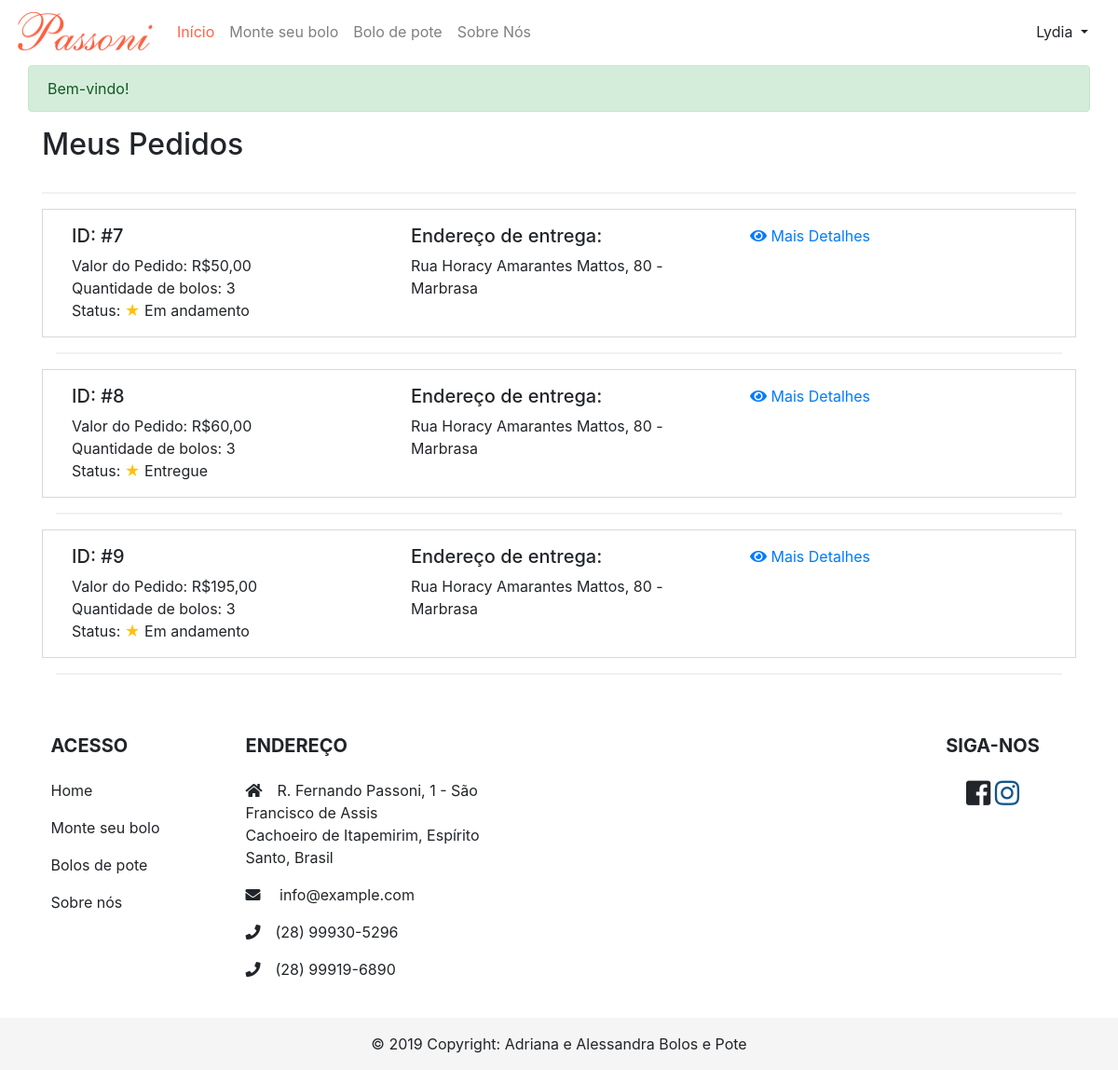
The page /listarPedidosCliente (signed in) on the database its author committed.
### tables this page shows
CREATE TABLE `pedido` (
  `idPedido` int(11) NOT NULL,
  `idCliente` int(11) NOT NULL,
  `status` enum('Recusado','Em andamento','Em entrega','Entregue') DEFAULT 'Em andamento',
  `prontaEntrega` tinyint(1) DEFAULT NULL,
  `precoTotal` float NOT NULL,
  `dataPedido` date NOT NULL,
  `dataEntrega` date NOT NULL,
  `formaEntrega` enum('Retirar','Delivery') NOT NULL DEFAULT 'Retirar',
  `formaPagamento` enum('Dinheiro','Cartão') NOT NULL,
  `idEndereco` int(11) NOT NULL,
  `statusPagamento` enum('Aguardando Pagamento','Pagamento Efetuado') NOT NULL DEFAULT 'Aguardando Pagamento',
  `observacao` varchar(500) DEFAULT NULL
);

CREATE TABLE `endereco` (
  `idEndereco` int(11) NOT NULL,
  `idCliente` int(11) NOT NULL,
  `identificacao` varchar(40) NOT NULL,
  `bairro` varchar(60) NOT NULL,
  `logradouro` varchar(150) NOT NULL,
  `complemento` varchar(100) DEFAULT NULL,
  `numero` int(11) NOT NULL,
  `pontoDeRef` varchar(100) DEFAULT NULL,
  `cep` varchar(8) NOT NULL,
  `padrao` tinyint(1) NOT NULL DEFAULT '0'
);

### index.php (called while the page is built, shortened)
<?php
    $url = new Home();
    $url->carregar();

### app/site/models/helper/ModelsRead.php (called while the page is built, shortened)
<?php
class ModelsRead extends ModelsConn {
    private $select;
    private $values;
    private $query;
    public function exeReadEspecifico($query, $parseString = null) {
        if (!empty($parseString)) {
            parse_str($parseString, $this->values);
        }
        $this->select = (string) $query;
        $this->executarInstrucao();
    }
    private function conexao(){
        $this->conn = parent::getConn();
        $this->query = $this->conn->prepare($this->select);
        $this->query->setFetchMode(PDO::FETCH_ASSOC);
    }
    private function getInstrucao(){
        if ($this->values) {
            foreach ($this->values as $link => $valor) {
                if ($link == 'limit' || $link == 'offset') {
                    $valor = (int)$valor;
                }
                $this->query->bindValue(":{$link}", $valor, (is_int($valor) ? PDO::PARAM_INT : PDO::PARAM_STR));
            }
        }
    }
    private function executarInstrucao(){
        $this->conexao();
        try{
            $this->query->execute();
            $this->result = $this->query->fetchAll();
        }catch (PDOException $e){
            $this->result = null;
            $this->msg =  "<strong>Erro ao Ler dados:</strong> {$e->getMessage()}";
        }
    }
}

### app/site/models/helper/ModelsConn.php (called while the page is built, shortened)
<?php
class ModelsConn{
    public static $host = HOST;
    public static $dbname = DBNAME;
    public static $user = USER;
    public static $pass = PASS;
    public static $conexao = null;
    private static function conectar(){
        try{
            if (self::$conexao == null) {
                self::$conexao = new PDO('mysql:host=' . self::$host . ';dbname=' . self::$dbname
                    .";charset=utf8", self::$user, self::$pass);
            }
        }catch (PDOException $e) {
            echo $e->getMessage();
            die;
        }
        self::$conexao->setAttribute(PDO::ATTR_ERRMODE, PDO::ERRMODE_EXCEPTION);
        return self::$conexao;
    }
    public function getConn(){
        return self::conectar();
    }
}

### app/site/models/Pedido.php (called while the page is built, shortened)
<?php
class Pedido{
	private $tabela = "pedido";
    public function listar(){
        $listarPedidos = new \Site\models\helper\ModelsRead();
        if($_SESSION['nivel'] == 1){
            $listarPedidos->exeReadEspecifico("SELECT u.idUsuario, u.nome, u.sobrenome, p.idPedido, qt.qtd as qtdBolos, p.precoTotal, p.status,
                                            e.bairro, e.logradouro, e.numero, e.cep
            FROM {$this->tabela} AS p, usuarios AS u, endereco AS e, (SELECT COUNT(pb.idPedido) as qtd
                                        FROM pedido_bolodepote AS pb
                                        JOIN pedido AS pD ON pb.idPedido = pD.idPedido AND pD.idPedido = 1) as qt
            WHERE p.idEndereco = e.idEndereco AND p.idCliente = u.idUsuario
            ORDER BY p.dataPedido DESC");
        }
        else{
            $listarPedidos->exeReadEspecifico("SELECT p.idPedido, qt.qtd as qtdBolos, p.precoTotal, p.status,
                                            e.bairro, e.logradouro, e.numero, e.cep
            FROM {$this->tabela} as p, endereco AS e, (SELECT COUNT(pb.idPedido) as qtd
                                        FROM pedido_bolodepote AS pb
                                        JOIN pedido AS pD ON pb.idPedido = pD.idPedido AND pD.idPedido = 1) as qt
            WHERE p.idCliente = {$_SESSION['id']} AND p.idEndereco = e.idEndereco
            ORDER BY p.idPedido ASC");
        }
        $this->result['pedidos'] = $listarPedidos->getResult();
        return $this->result['pedidos'];
    }
}

### app/site/views/listarPedidosCliente/index.php (the view, shortened to what this page needs)
<div class="container">
	<div class="row">
        <div class="col-md-8">
            <h2 class="mb-3">Meus Pedidos</h2>
        </div>
    </div>
    <hr>
		<div class="container">
			<?php
				foreach($this->dados['pedidos'] as $pedido){
					extract($pedido);?>
			<div class="listCard row">
                   <div class="col-md-4">
                       <h5>ID: #<?=$idPedido;?></h5>
                       <p>Valor do Pedido: R$<?=$precoTotal;?>,00<br>
                       	Quantidade de bolos: <?=$qtdBolos;?>
                       	<br>Status:
                       	<span class="
							<?php
								if($status == "Finalizado"){
									echo "text-success";
								}
								elseif($status == "Recusado"){
									echo "text-danger";
								}
								else{
									echo "text-warning";
								}?>
							">&#x2605;</span> <?=$status;?></td>
                       </p>
                   </div>
                   <div class="col-md-4">
                   	<h5>Endereço de entrega:</h5>
                   	<p><?=$logradouro;?>, <?=$numero;?> -
                   	<br><?=$bairro;?></p>
                   </div>
                   <div class="col-md-4">
                       <div class="actionsIcons">
                          <a href="<?=URL;?>visualizarBoloDePote/index/<?=$idPedido;?>" class="text-primary"><i class="fa fa-eye"></i> Mais Detalhes</a>
                       </div>
                   </div>
               </div>
               <hr>
               <?php
				}
			?>
		</div>
	</div>

### assets/css/estiloAlternativo.css (style rules this page uses)
hr { border: 1px solid #f1f1f1; }
a { text-decoration: none; color: inherit; }
.listCard { border: #dad8d8; border-style: solid; border-width: 1px; padding-left: 1em; padding-top: 1em; display: flex; }
.actionsIcons { display: flex; }
@media only screen and (min-width: 768px) { .actionsIcons { flex-direction: column; } }

### rows shown on the page
pedido: idPedido "7", precoTotal "50", qtdBolos "3", status "Em andamento", idEndereco.logradouro "Rua Horacy Amarantes Mattos", idEndereco.numero "80", idEndereco.bairro "Marbrasa"
pedido: idPedido "8", precoTotal "60", qtdBolos "3", status "Entregue", idEndereco.logradouro "Rua Horacy Amarantes Mattos", idEndereco.numero "80", idEndereco.bairro "Marbrasa"
pedido: idPedido "9", precoTotal "195", qtdBolos "3", status "Em andamento", idEndereco.logradouro "Rua Horacy Amarantes Mattos", idEndereco.numero "80", idEndereco.bairro "Marbrasa"

### other values the page prints
$_SESSION['user'] "Lydia"
$_SESSION['msg'] "Bem-vindo!"
